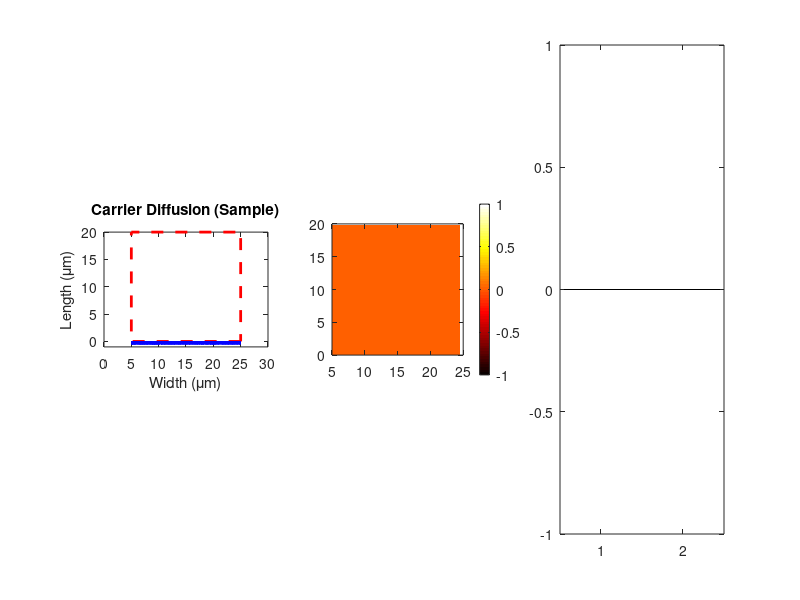

Write MATLAB code to recreate this figure. (Note: this script raises an error after producing the figure.)
%% Graphene-Metal Interface: STEP1 Sweep (REALTIME) - Fixed Width Geometry
%  Target: Threadripper PRO + RTX 5090 (but runs on CPU if GPU not found)
%  Scale: 100,000,000 particles (GPU) / reduced on CPU
%  Constraint: Contact Width FIXED at 20 um
%  Comparison: TLCD (20x20 um) vs TECD (20x500 um)
%  STEP1 Sweep: P_edge = [0.6 0.7 0.8 0.9], P_surface fixed = 0.015
%  Realtime Monitoring: Sample carrier diffusion + Log Heatmap + Edge/Surface counts
%
%  Paste-and-run single script.

clear; clc; close all;

%% ===================== 1) Hardware & scale =====================
try
    d = gpuDevice;
    fprintf('🚀 GPU Detected: %s (VRAM: %.1f GB)\n', d.Name, d.TotalMemory/1e9);
    reset(d);
    USE_GPU = true;
    N_PARTICLES = 100000000; % 1e8
catch
    fprintf('⚠️ GPU not found. Falling back to CPU.\n');
    USE_GPU = false;
    N_PARTICLES = 200000;    % CPU debug scale (adjust if needed)
end

%% ===================== 2) Geometry configs (FIXED WIDTH) =====================
FIXED_WIDTH_UM = 20;

% IMPORTANT: This is a 2-column cell array. Use CONFIGS{k,1}, CONFIGS{k,2}.
CONFIGS = {
    'Case 1: TLCD (20x20 um)', 20
    'Case 2: TECD (20x500 um)', 500
};

%% ===================== 3) Physics params =====================
EDGE_DEPTH_UM  = 0.05;      % 50 nm (edge strip depth)
P_SURFACE      = 0.015;     % fixed for STEP1
P_EDGE_LIST    = [0.6 0.7 0.8 0.9];

DIFFUSION_COEF = 0.5;       % diffusion strength (arbitrary units)
DRIFT_VELOCITY = 0.2;       % +y drift
MAX_STEPS      = 5000;      % enough for TECD

UPDATE_EVERY   = 50;        % realtime refresh cadence

%% ===================== 4) Main Sweep Loop (Realtime per run) =====================
final_stats = struct([]);
run_idx = 0;

for pEdge = P_EDGE_LIST

    for k = 1:size(CONFIGS,1)
        run_idx = run_idx + 1;

        name = CONFIGS{k,1};
        L_um = CONFIGS{k,2};
        W_um = FIXED_WIDTH_UM;

        fprintf('\n=================================================\n');
        fprintf('▶ STEP1 REALTIME RUN %d/%d\n', run_idx, numel(P_EDGE_LIST)*size(CONFIGS,1));
        fprintf('   %s\n', name);
        fprintf('   Geometry: W=%d um (Fixed) x L=%d um\n', W_um, L_um);
        fprintf('   P_edge=%.3f | P_surface=%.4f (fixed)\n', pEdge, P_SURFACE);

        %% ---- Geometry placement (same spirit as your original) ----
        grid_x_max  = W_um * 1.5;                 % small side margins
        pad_x_start = (grid_x_max - W_um)/2;
        pad_x_end   = pad_x_start + W_um;

        %% ---- Particle initialization ----
        if USE_GPU
            px = pad_x_start + rand(N_PARTICLES, 1, 'gpuArray') * W_um;
            py = -0.5 + rand(N_PARTICLES, 1, 'gpuArray') * 0.5;

            active = true(N_PARTICLES, 1, 'gpuArray');   % still alive
            status = zeros(N_PARTICLES, 1, 'gpuArray');  % 0=alive, 1=edge, 2=surf
        else
            px = pad_x_start + rand(N_PARTICLES, 1) * W_um;
            py = -0.5 + rand(N_PARTICLES, 1) * 0.5;

            active = true(N_PARTICLES, 1);
            status = zeros(N_PARTICLES, 1);
        end

        %% ---- Realtime Figure (3 panels) ----
        f = figure('Name', sprintf('%s | Pedge=%.2f', name, pEdge), ...
            'Color', 'w', 'Position', [80, 80, 1250, 720]);

        % Panel 1: sample particle diffusion
        ax1 = subplot(1,3,1); hold on; box on;
        title(ax1, 'Carrier Diffusion (Sample)');
        xlabel(ax1, 'Width (\mum)'); ylabel(ax1, 'Length (\mum)');
        axis(ax1, [0 grid_x_max -1 L_um]);

        if L_um > 100
            daspect(ax1, [1 10 1]);  % compress y for long TECD
        else
            axis(ax1, 'equal');
        end

        rectangle(ax1, 'Position', [pad_x_start, 0, W_um, L_um], ...
            'EdgeColor', 'r', 'LineWidth', 2, 'LineStyle', '--'); % contact rectangle
        rectangle(ax1, 'Position', [pad_x_start, 0, W_um, EDGE_DEPTH_UM], ...
            'FaceColor', 'y', 'EdgeColor', 'none', 'FaceAlpha', 0.5); % edge strip

        % sample indices (about 20k points)
        vis_idx = 1:ceil(N_PARTICLES/20000):N_PARTICLES;
        if USE_GPU
            h_parts = scatter(ax1, gather(px(vis_idx)), gather(py(vis_idx)), 1, 'b', ...
                'filled', 'MarkerFaceAlpha', 0.1);
        else
            h_parts = scatter(ax1, px(vis_idx), py(vis_idx), 1, 'b', ...
                'filled', 'MarkerFaceAlpha', 0.1);
        end

        % Panel 2: log heatmap (ONLINE accumulation, no transferred_x/y arrays)
        ax2 = subplot(1,3,2); box on;
        title(ax2, 'Transfer Density (Log Scale)');
        xlabel(ax2, 'Width (\mum)'); ylabel(ax2, 'Length (\mum)');

        x_edges = linspace(pad_x_start, pad_x_end, 21); % 20 bins in width
        y_edges = linspace(0, L_um, 101);               % 100 bins in length
        H = zeros(length(y_edges)-1, length(x_edges)-1, 'double'); % CPU histogram

        h_img = imagesc(ax2, x_edges(1:end-1), y_edges(1:end-1), log10(H+1));
        set(ax2, 'YDir', 'normal');
        colormap(ax2, hot);
        colorbar(ax2);

        axis(ax2, [pad_x_start pad_x_end 0 L_um]);
        if L_um > 100
            daspect(ax2, [1 10 1]);
        else
            axis(ax2, 'equal');
        end

        % Panel 3: counts
        ax3 = subplot(1,3,3); box on;
        h_bar = bar(ax3, [0 0], 'FaceColor', 'flat');
        h_bar.CData = [1 0.3 0.3; 0.3 0.3 1]; % red/blue
        grid(ax3, 'on');
        set(ax3, 'XTickLabel', {'Edge', 'Surface'});
        ylabel(ax3, 'Count');
        title(ax3, sprintf('Pedge=%.2f | Psurf=%.4f', pEdge, P_SURFACE));
        ax3.YAxis.Exponent = 0; ytickformat(ax3, '%,d');

        drawnow;

        %% ===================== Physics Loop =====================
        start_time = tic;

        for t = 1:MAX_STEPS

            % diffusion + drift step
            if USE_GPU
                dx = randn(N_PARTICLES, 1, 'gpuArray') * sqrt(DIFFUSION_COEF);
                dy = randn(N_PARTICLES, 1, 'gpuArray') * sqrt(DIFFUSION_COEF) + DRIFT_VELOCITY;
                r  = rand(N_PARTICLES, 1, 'gpuArray');
            else
                dx = randn(N_PARTICLES, 1) * sqrt(DIFFUSION_COEF);
                dy = randn(N_PARTICLES, 1) * sqrt(DIFFUSION_COEF) + DRIFT_VELOCITY;
                r  = rand(N_PARTICLES, 1);
            end

            px = px + dx .* active;
            py = py + dy .* active;

            % reflect at width boundaries
            px(px < pad_x_start) = pad_x_start + abs(pad_x_start - px(px < pad_x_start));
            px(px > pad_x_end)   = pad_x_end   - abs(px(px > pad_x_end) - pad_x_end);

            % contact check (y within [0, L])
            in_contact = active & (py >= 0) & (py <= L_um);

            % robust 'if' for GPU arrays (gather to scalar)
            if USE_GPU
                any_in = gather(any(in_contact));
            else
                any_in = any(in_contact);
            end

            if any_in
                is_edge = in_contact & (py <= EDGE_DEPTH_UM);
                is_surf = in_contact & ~is_edge;

                trans_edge = is_edge & (r < pEdge);
                trans_surf = is_surf & (r < P_SURFACE);

                status(trans_edge) = 1;
                status(trans_surf) = 2;

                new_trans = trans_edge | trans_surf;
                active(new_trans) = false;

                % ONLINE histogram accumulation for new transfers
                if USE_GPU
                    has_new = gather(any(new_trans));
                else
                    has_new = any(new_trans);
                end

                if has_new
                    if USE_GPU
                        tx = gather(px(new_trans));
                        ty = gather(py(new_trans));
                    else
                        tx = px(new_trans);
                        ty = py(new_trans);
                    end

                    bx = discretize(tx, x_edges);
                    by = discretize(ty, y_edges);
                    valid = ~isnan(bx) & ~isnan(by);
                    bx = bx(valid); by = by(valid);

                    if ~isempty(bx)
                        lin = sub2ind(size(H), by, bx);
                        add = accumarray(lin, 1, [numel(H), 1]);
                        H(:) = H(:) + add;
                    end
                end
            end

            % realtime refresh
            if mod(t, UPDATE_EVERY) == 0
                if USE_GPU
                    h_parts.XData = gather(px(vis_idx));
                    h_parts.YData = gather(py(vis_idx));
                    cnt_edge = gather(sum(status==1));
                    cnt_surf = gather(sum(status==2));
                else
                    h_parts.XData = px(vis_idx);
                    h_parts.YData = py(vis_idx);
                    cnt_edge = sum(status==1);
                    cnt_surf = sum(status==2);
                end

                h_bar.YData = double([cnt_edge, cnt_surf]);
                title(ax3, sprintf('Edge: %s | Surf: %s', ...
                    num2str(cnt_edge,'%,d'), num2str(cnt_surf,'%,d')));

                cur_max = max([cnt_edge, cnt_surf]);
                if cur_max > ax3.YLim(2)*0.8
                    ylim(ax3, [0 cur_max*1.2]);
                end

                h_img.CData = log10(H + 1);
                caxis(ax2, [0 max(h_img.CData(:))]);

                drawnow limitrate;
            end

            % stop when <1% active remain
            if USE_GPU
                if gather(sum(active)) < N_PARTICLES * 0.01
                    break;
                end
            else
                if sum(active) < N_PARTICLES * 0.01
                    break;
                end
            end
        end

        elapsed = toc(start_time);
        fprintf('⏱ Done in %.2f sec (steps=%d).\n', elapsed, t);

        % collect results
        if USE_GPU
            edge_cnt = double(gather(sum(status==1)));
            surf_cnt = double(gather(sum(status==2)));
        else
            edge_cnt = double(sum(status==1));
            surf_cnt = double(sum(status==2));
        end

        final_stats(run_idx).name = sprintf('%s | Pedge=%.2f', name, pEdge);
        final_stats(run_idx).case = name;
        final_stats(run_idx).P_edge = pEdge;
        final_stats(run_idx).P_surf = P_SURFACE;
        final_stats(run_idx).edge = edge_cnt;
        final_stats(run_idx).surf = surf_cnt;
        final_stats(run_idx).elapsed = elapsed;
    end
end

%% ===================== 5) Final Comparison across all runs =====================
figure('Name', 'STEP1 Final Comparison (Fixed Width)', 'Color', 'w', 'Position', [200, 200, 1300, 520]);

names  = {final_stats.name};
edges  = [final_stats.edge]';
surfs  = [final_stats.surf]';
ratios = surfs ./ max(1, (edges + surfs)) * 100;

subplot(1,2,1);
b = bar(categorical(names), [edges surfs]);
b(1).FaceColor = [1 0.3 0.3];
b(2).FaceColor = [0.3 0.3 1];
ylabel('Total Transfer Count');
legend('Edge', 'Surface');
title('Absolute Counts');
ax = gca; ax.YAxis.Exponent = 0; ytickformat('%,d'); grid on;

subplot(1,2,2);
b2 = bar(categorical(names), ratios);
b2.FaceColor = [0.5 0.8 0.5];
ylabel('Surface Contribution (%)');
title(sprintf('Surface Ratio (Psurf=%.4f fixed)', P_SURFACE));
ylim([0 100]); grid on;

fprintf('\n=== STEP1 FINAL VERIFICATION ===\n');
for i = 1:numel(final_stats)
    fprintf('[%s]\n', final_stats(i).name);
    fprintf('  - Edge:   %s\n', num2str(final_stats(i).edge, '%,d'));
    fprintf('  - Surface:%s\n', num2str(final_stats(i).surf, '%,d'));
    fprintf('  - Time(s):%.2f\n', final_stats(i).elapsed);
end
